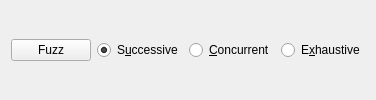
                    <widget class="QWidget" name="pageFuzzingUI">
                     <layout class="QHBoxLayout" name="horizontalLayout_4">
                      <item>
                       <widget class="QPushButton" name="RunCorp_Valid_CheckButton">
                        <property name="text">
                         <string>Fuzz</string>
                        </property>
                       </widget>
                      </item>
                      <item>
                       <widget class="QRadioButton" name="one_after_anotherConncurnet">
                        <property name="toolTip">
                         <string>&lt;html&gt;&lt;head/&gt;&lt;body&gt;&lt;p&gt;For multiple labels per message the fuzzed values are inserted &lt;span style=&quot; font-weight:600;&quot;&gt;one-by-one&lt;/span&gt;.&lt;/p&gt;&lt;/body&gt;&lt;/html&gt;</string>
                        </property>
                        <property name="text">
                         <string>S&amp;uccessive</string>
                        </property>
                        <property name="checked">
                         <bool>true</bool>
                        </property>
                       </widget>
                      </item>
                      <item>
                       <widget class="QRadioButton" name="check_multiple_domainsConcurrent">
                        <property name="toolTip">
                         <string>&lt;html&gt;&lt;head/&gt;&lt;body&gt;&lt;p&gt;For multiple labels per message the labels are fuzzed &lt;span style=&quot; font-weight:600;&quot;&gt;at the same time&lt;/span&gt;.&lt;/p&gt;&lt;/body&gt;&lt;/html&gt;</string>
                        </property>
                        <property name="text">
                         <string>&amp;Concurrent</string>
                        </property>
                       </widget>
                      </item>
                      <item>
                       <widget class="QRadioButton" name="multi_thread_multi_domainConcurrent">
                        <property name="toolTip">
                         <string>&lt;html&gt;&lt;head/&gt;&lt;body&gt;&lt;p&gt;For multiple labels per message the fuzzed values are inserted in &lt;span style=&quot; font-weight:600;&quot;&gt;all possible combinations&lt;/span&gt;.&lt;/p&gt;&lt;/body&gt;&lt;/html&gt;</string>
                        </property>
                        <property name="text">
                         <string>E&amp;xhaustive</string>
                        </property>
                       </widget>
                      </item>
                     </layout>
                    </widget>
